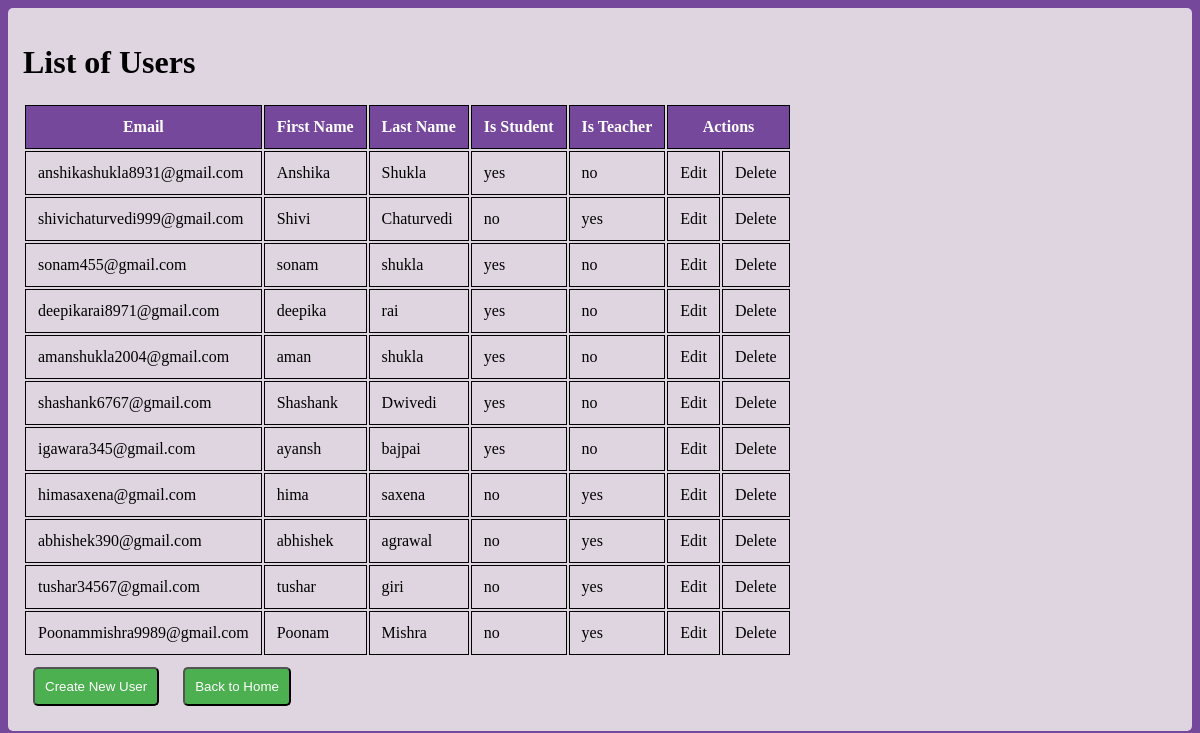
/users/, run on the app's committed database.
### erp/models.py (models this page shows, shortened)
class CustomUser(AbstractBaseUser, PermissionsMixin):
    email = models.EmailField(unique=True)
    first_name = models.CharField(max_length=50)
    last_name = models.CharField(max_length=50)
    is_active = models.CharField(max_length=3, choices=[('yes', 'yes'), ('no', 'no')], default='yes')
    is_staff = models.CharField(max_length=3, choices=[('yes', 'yes'), ('no', 'no')], default='no')
    is_student = models.CharField(max_length=3, choices=[('yes', 'yes'), ('no', 'no')], default='yes')
    is_teacher = models.CharField(max_length=3, choices=[('yes', 'yes'), ('no', 'no')], default='no')
    date_joined = models.DateField(auto_now_add=True)
    groups = models.ManyToManyField(
        Group,
        related_name='customuser_set',  # Specify a custom related_name
        blank=True
    )
    user_permissions = models.ManyToManyField(
        Permission,
        related_name='customuser_set',  # Specify a custom related_name
        blank=True
    )
    objects = CustomUserManager()
    USERNAME_FIELD = 'email'
    REQUIRED_FIELDS = ['first_name', 'last_name']

### erp/views.py (the view)
# urls.py: path('users/', views.custom_user_list, name='custom_user_list'),
def custom_user_list(request):
    users = CustomUser.objects.all()
    return render(request, 'erp/custom_user_list.html', {'users': users})

### erp/templates/erp/custom_user_list.html (shortened to what this page needs)
<!DOCTYPE html>
<html lang="en">
<head>
</head>
<body>
   <div class="container">
    <h1>List of Users</h1>
    <table>
        <thead>
            <tr>
                <th>Email</th>
                <th>First Name</th>
                <th>Last Name</th>
                <th>Is Student</th>
                <th>Is Teacher</th>
                <th colspan="2">Actions</th>
            </tr>
        </thead>
        <tbody>
            {% for user in users %}
            <tr>
                <td>{{ user.email }}</td>
                <td>{{ user.first_name }}</td>
                <td>{{ user.last_name }}</td>
                <td>{{ user.is_student }}</td>
                <td>{{ user.is_teacher }}</td>
                <td>
                    <a href="{% url 'custom_user_update' user.pk %}">Edit</a>
                </td>
                <td>
                    <a href="{% url 'custom_user_delete' user.pk %}">Delete</a>
                </td>
            </tr>
            {% endfor %}
        </tbody>
    </table>
    <button>
        <a href="{% url 'custom_user_create' %}">Create New User</a>
    </button>
    <button>
        <a href="{% url 'home' %}">Back to Home</a>
    </button>
   </div>
</body>
</html>

### erp/templates/erp/custom_user_list.html (style rules this page uses)
body { background-color: rgb(117, 72, 156); }
.container { background-color:rgb(223, 213, 225); padding: 15px; border-radius: 5px; }
table thead { background-color: rgb(117, 72, 156); color: white; }
table td, th { border: 1px solid #000; padding: 12px; }
a { text-decoration: none; color: black; }
button { background-color: #4CAF50; margin: 10px; padding: 10px; border-radius: 5px; }
button a { color: white; }

### data on the page
CustomUser: email "anshikashukla8931@gmail.com", first_name "Anshika", last_name "Shukla", is_student "yes", is_teacher "no"
CustomUser: email "shivichaturvedi999@gmail.com", first_name "Shivi", last_name "Chaturvedi", is_student "no", is_teacher "yes"
CustomUser: email "sonam455@gmail.com", first_name "sonam", last_name "shukla", is_student "yes", is_teacher "no"
CustomUser: email "deepikarai8971@gmail.com", first_name "deepika", last_name "rai", is_student "yes", is_teacher "no"
CustomUser: email "amanshukla2004@gmail.com", first_name "aman", last_name "shukla", is_student "yes", is_teacher "no"
CustomUser: email "shashank6767@gmail.com", first_name "Shashank", last_name "Dwivedi", is_student "yes", is_teacher "no"
CustomUser: email "igawara345@gmail.com", first_name "ayansh", last_name "bajpai", is_student "yes", is_teacher "no"
CustomUser: email "himasaxena@gmail.com", first_name "hima", last_name "saxena", is_student "no", is_teacher "yes"
CustomUser: email "abhishek390@gmail.com", first_name "abhishek", last_name "agrawal", is_student "no", is_teacher "yes"
CustomUser: email "tushar34567@gmail.com", first_name "tushar", last_name "giri", is_student "no", is_teacher "yes"
CustomUser: email "Poonammishra9989@gmail.com", first_name "Poonam", last_name "Mishra", is_student "no", is_teacher "yes"
